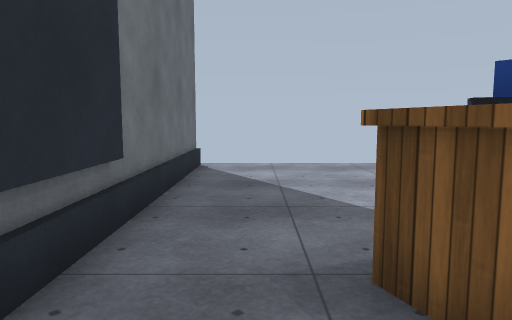
view 1 (above)

12 first-person views from a walk through a scene from a Unity 3-D project. The camera is 1.3 m above the floor, tilts 6° down and sees 70° across. The floor is counted in squares, 1 m on a side. Each view is taken from the middle of a square. On the plan, view 1 faces up. The plan holds only what a view shows up to about 15 squares ahead; the rest is blank. The player character is not drawn. Surface patterns are stand-ins for the level's own textures.

view 2
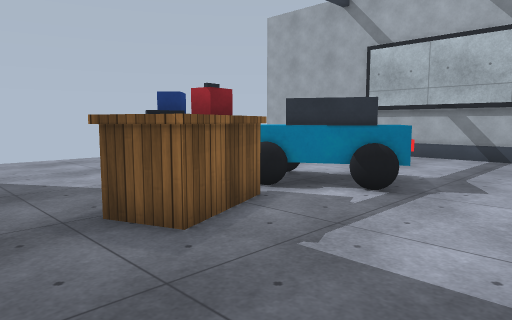

view 3
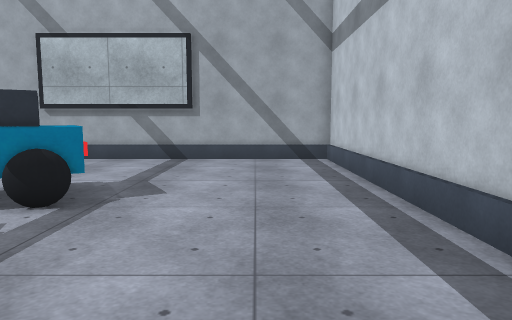

view 4
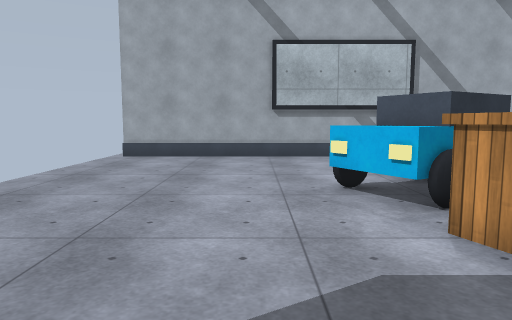

view 5
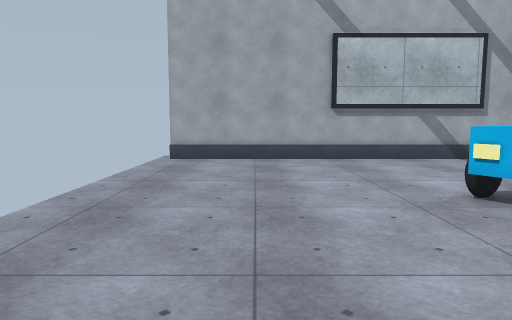

view 6
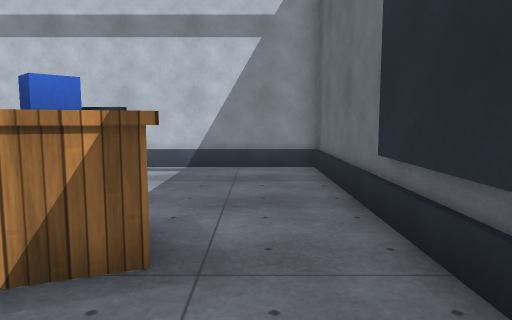

view 7
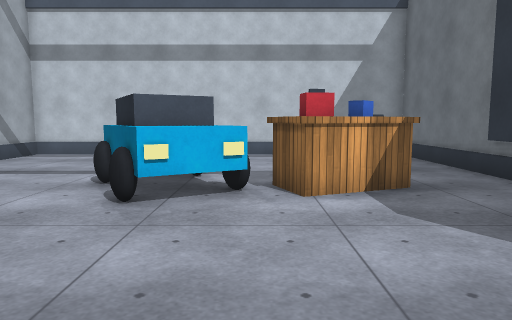

view 8
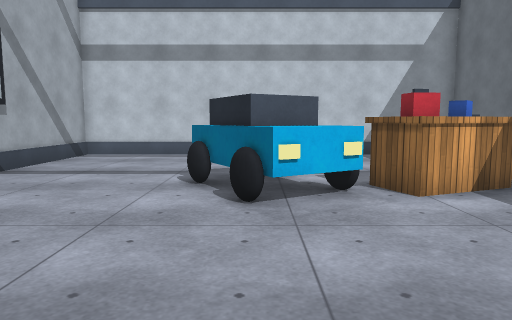

view 9
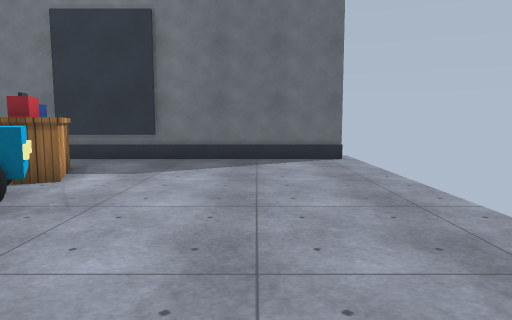

view 10
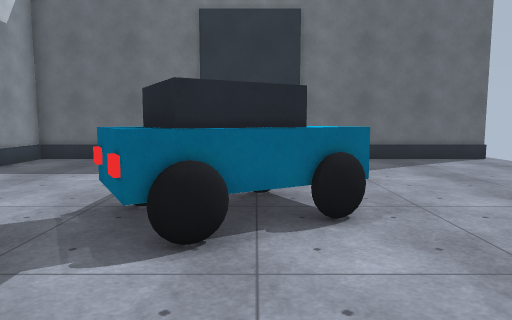

view 11
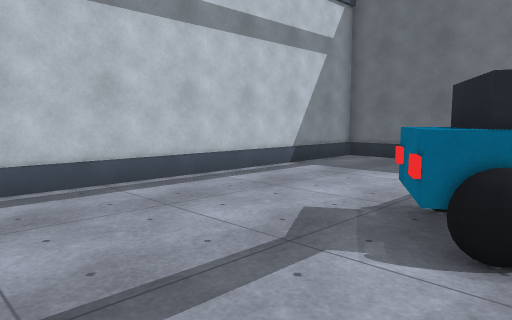

view 12
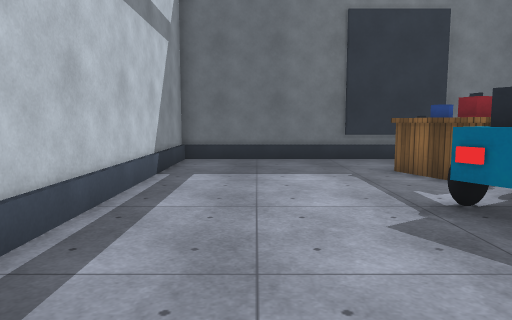

### Floor plan
Points are (right, up) in squares from view 1. A wall is a line through its corners. A room is listed if a view was taken in it or the views show most of it. See-through windows are left out.
Room 1 (views 1, 2, 3, 4, 5, 6, 7, 8, 9, 10, 11, 12)
walls: (-1.6, 4.6) (-1.6, 1); (-1.8, 11.1) (-1.8, -4.6) (12.8, -4.6) (12.8, 11)
ways out: gap at (-2, 11); gap at (13, 11)
objects: other object (1, 2) to (4, 4); other object (4, 1) to (7, 5)

Where each view was taken, in squares from view 1:
view 1: 0 up, 0 right, facing up
view 2: 2 down, 1 left, facing up-right
view 3: 2 down, 0 right, facing right
view 4: 6 up, 1 left, facing right
view 5: 8 up, 0 right, facing right
view 6: 6 up, 0 right, facing down
view 7: 10 up, 4 right, facing down
view 8: 10 up, 6 right, facing down
view 9: 8 up, 11 right, facing left
view 10: 3 up, 11 right, facing left
view 11: 3 up, 11 right, facing down-left
view 12: 2 down, 11 right, facing left
